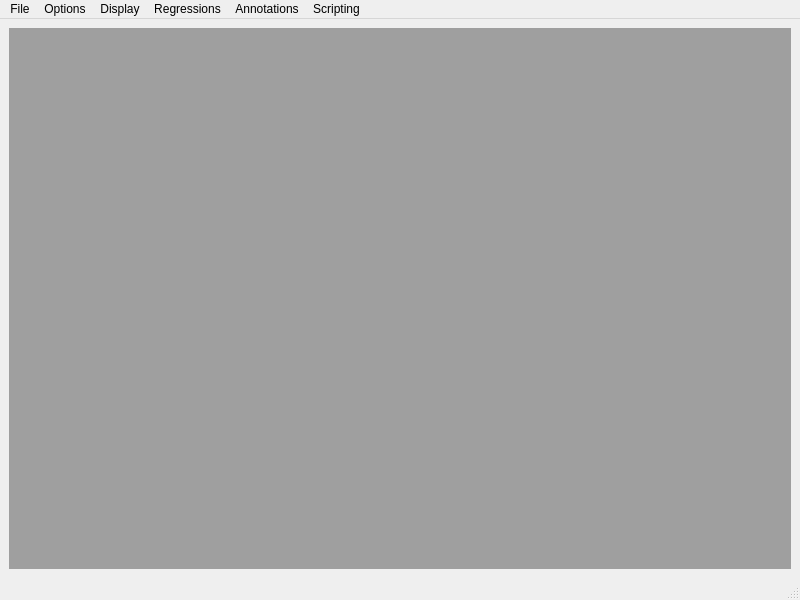
<?xml version="1.0" encoding="UTF-8"?>
<ui version="4.0">
 <class>MainWindow</class>
 <widget class="QMainWindow" name="MainWindow">
  <property name="geometry">
   <rect>
    <x>0</x>
    <y>0</y>
    <width>800</width>
    <height>600</height>
   </rect>
  </property>
  <property name="windowTitle">
   <string>Acoustic Workspace</string>
  </property>
  <widget class="QWidget" name="centralwidget">
   <layout class="QVBoxLayout" name="verticalLayout">
    <item>
     <widget class="QMdiArea" name="mdiArea"/>
    </item>
   </layout>
  </widget>
  <widget class="QMenuBar" name="menubar">
   <property name="geometry">
    <rect>
     <x>0</x>
     <y>0</y>
     <width>800</width>
     <height>26</height>
    </rect>
   </property>
   <widget class="QMenu" name="menuFile">
    <property name="title">
     <string>File</string>
    </property>
    <addaction name="actionOpen_Sound"/>
    <addaction name="actionSave_Sound"/>
    <addaction name="actionSave_Sound_As"/>
    <addaction name="actionClose_Sound"/>
    <addaction name="separator"/>
    <addaction name="actionNew_comparison"/>
    <addaction name="separator"/>
    <addaction name="actionImport_sound_to_create_waveform"/>
    <addaction name="actionImport_Text_Grid"/>
   </widget>
   <widget class="QMenu" name="menuOptions">
    <property name="title">
     <string>Options</string>
    </property>
    <addaction name="actionData_Manager"/>
    <addaction name="actionPlot_Manager"/>
   </widget>
   <widget class="QMenu" name="menuDisplay">
    <property name="title">
     <string>Display</string>
    </property>
   </widget>
   <widget class="QMenu" name="menuRegressions">
    <property name="title">
     <string>Regressions</string>
    </property>
   </widget>
   <widget class="QMenu" name="menuAnnotations">
    <property name="title">
     <string>Annotations</string>
    </property>
   </widget>
   <widget class="QMenu" name="menuScripting">
    <property name="title">
     <string>Scripting</string>
    </property>
   </widget>
   <addaction name="menuFile"/>
   <addaction name="menuOptions"/>
   <addaction name="menuDisplay"/>
   <addaction name="menuRegressions"/>
   <addaction name="menuAnnotations"/>
   <addaction name="menuScripting"/>
  </widget>
  <widget class="QStatusBar" name="statusbar"/>
  <action name="actionOpen_Sound">
   <property name="text">
    <string>Open Sound</string>
   </property>
   <property name="shortcut">
    <string>Ctrl+O</string>
   </property>
  </action>
  <action name="actionSave_Sound">
   <property name="text">
    <string>Save Sound</string>
   </property>
   <property name="shortcut">
    <string>Ctrl+S</string>
   </property>
  </action>
  <action name="actionSave_Sound_As">
   <property name="text">
    <string>Save Sound As...</string>
   </property>
   <property name="shortcut">
    <string>Ctrl+Shift+S</string>
   </property>
  </action>
  <action name="actionClose_Sound">
   <property name="text">
    <string>Close Sound</string>
   </property>
   <property name="shortcut">
    <string>Ctrl+F4</string>
   </property>
  </action>
  <action name="actionImport_sound_to_create_waveform">
   <property name="text">
    <string>Import sound to create waveform...</string>
   </property>
   <property name="shortcut">
    <string>Ctrl+I</string>
   </property>
  </action>
  <action name="actionImport_Text_Grid">
   <property name="text">
    <string>Import Text Grid...</string>
   </property>
   <property name="shortcut">
    <string>Ctrl+T, Ctrl+S</string>
   </property>
  </action>
  <action name="actionData_Manager">
   <property name="text">
    <string>Data Manager</string>
   </property>
   <property name="shortcut">
    <string>Ctrl+D</string>
   </property>
  </action>
  <action name="actionPlot_Manager">
   <property name="text">
    <string>Plot Manager</string>
   </property>
   <property name="shortcut">
    <string>Ctrl+M, Ctrl+S</string>
   </property>
  </action>
  <action name="actionNew_comparison">
   <property name="text">
    <string>New comparison...</string>
   </property>
  </action>
 </widget>
 <resources/>
 <connections/>
</ui>
